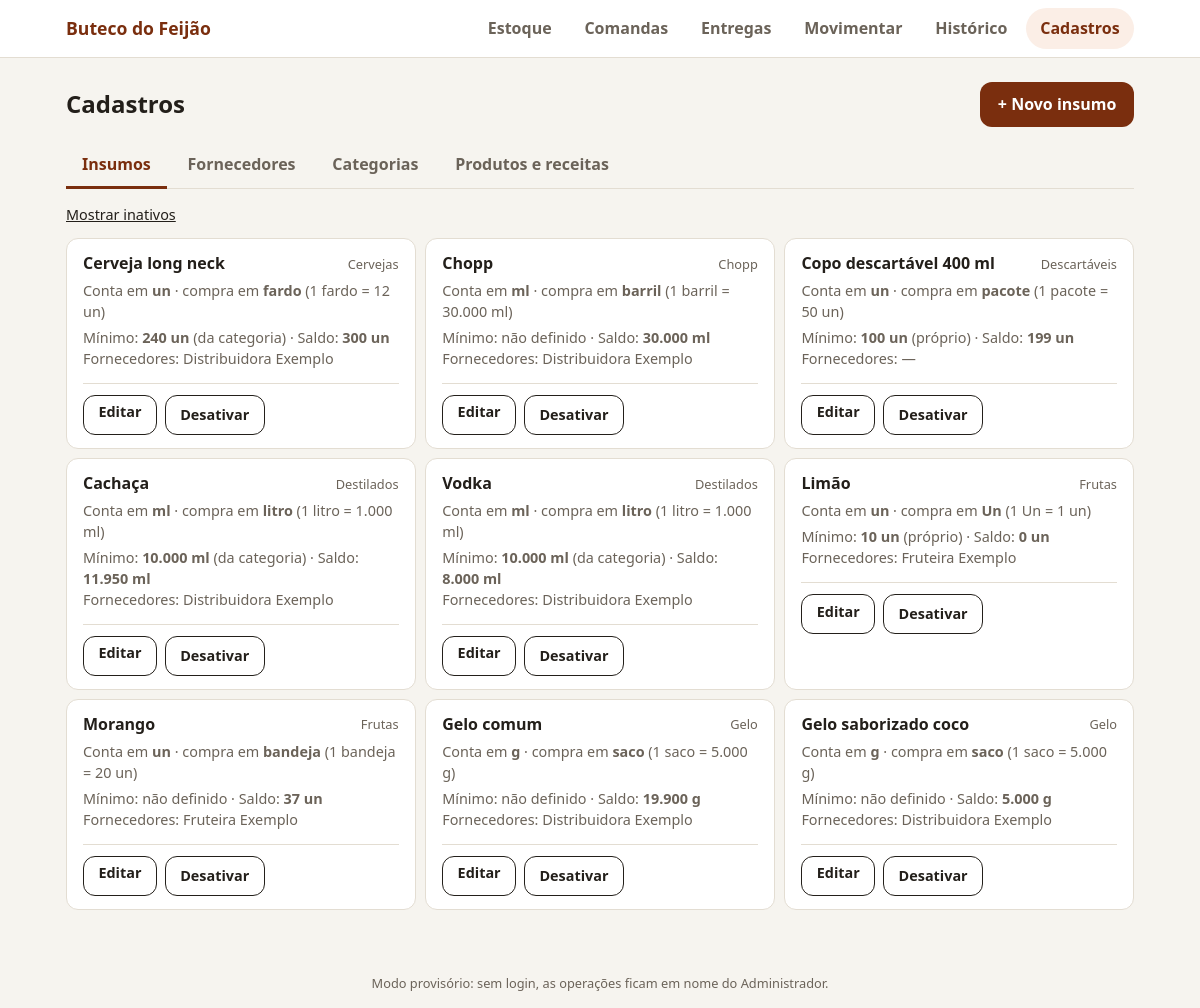
The app's page /cadastros/insumos with its own data.
### tables this page shows
CREATE TABLE insumo (
    id              INTEGER PRIMARY KEY,
    nome            TEXT NOT NULL UNIQUE,
    categoria_id    INTEGER REFERENCES categoria (id),
    unidade_consumo TEXT NOT NULL CHECK (unidade_consumo IN ('ml', 'g', 'un')),
    unidade_compra  TEXT NOT NULL,       -- 'caixa', 'fardo', 'saco', 'litro', 'kg', 'un'...
    -- quantas unidades de consumo cabem em 1 unidade de compra
    -- (ex.: fardo de 12 garrafas -> 12 | saco de gelo de 5 kg -> 5000)
    fator_compra    REAL NOT NULL DEFAULT 1 CHECK (fator_compra > 0),
    -- mínimo individual; se NULL vale o padrão da categoria
    estoque_minimo  REAL CHECK (estoque_minimo IS NULL OR estoque_minimo >= 0),
    ativo           INTEGER NOT NULL DEFAULT 1 CHECK (ativo IN (0, 1))
);

CREATE TABLE categoria (
    id                    INTEGER PRIMARY KEY,
    nome                  TEXT NOT NULL UNIQUE,
    -- mínimo padrão da categoria, na unidade de consumo dos insumos dela
    -- (ex.: destilados 10 L = 10000 ml; cervejas 20 fardos = 240 un se fardo = 12)
    estoque_minimo_padrao REAL CHECK (estoque_minimo_padrao IS NULL OR estoque_minimo_padrao >= 0)
);

### app.py (the view)
@app.route("/cadastros/insumos")
def cadastro_insumos():
    inativos = request.args.get("inativos") == "1"
    return render_template("insumos.html", aba="insumos", inativos=inativos,
                           insumos=cadastros.listar_insumos(con(), inativos))

### app.py (called while the page is built)
def con():
    if "con" not in g:
        g.con = bd.conectar()
    return g.con

@app.teardown_appcontext
def fechar_conexao(_erro):
    c = g.pop("con", None)
    if c is not None:
        c.close()

@app.template_filter("br")
def br(valor, casas=2):
    if valor is None:
        return "–"
    texto = f"{valor:,.{casas}f}".replace(",", "X").replace(".", ",").replace("X", ".")
    if "," in texto:
        texto = texto.rstrip("0").rstrip(",")
    return texto

### bd.py (called while the page is built, shortened)
def aplicar_migracoes(con):
    atual = con.execute("PRAGMA user_version").fetchone()[0]
    for arquivo in sorted(PASTA_MIGRACOES.glob("[0-9][0-9][0-9]_*.sql")):
        numero = int(arquivo.name[:3])
        if numero <= atual:
            continue

def conectar():
    if not ARQUIVO_BANCO.exists():
        criar_banco()
    con = sqlite3.connect(ARQUIVO_BANCO)
    con.row_factory = sqlite3.Row            # permite usar linha["nome"] em vez de linha[0]
    aplicar_migracoes(con)                   # atualiza bancos antigos (não faz nada se já estiver em dia)
    con.execute("PRAGMA foreign_keys = ON")  # tem que ser ligado a cada conexão
    return con

### cadastros.py (called while the page is built)
def listar_insumos(con, incluir_inativos=False):
    return con.execute(
        """SELECT i.*, c.nome AS categoria,
                  COALESCE(i.estoque_minimo, c.estoque_minimo_padrao) AS minimo_efetivo,
                  (SELECT group_concat(f.nome, ', ') FROM insumo_fornecedor x
                   JOIN fornecedor f ON f.id = x.fornecedor_id WHERE x.insumo_id = i.id) AS fornecedores,
                  COALESCE((SELECT SUM(quantidade) FROM saldo_estoque s WHERE s.insumo_id = i.id), 0) AS saldo_total
           FROM insumo i LEFT JOIN categoria c ON c.id = i.categoria_id
           WHERE (? OR i.ativo = 1)
           ORDER BY i.ativo DESC, c.nome, i.nome""", (1 if incluir_inativos else 0,)).fetchall()

### templates/insumos.html (shortened to what this page needs)
{% extends "base.html" %}
{% block conteudo %}
<div class="titulo-linha">
  <h1>Cadastros</h1>
  <a class="botao" href="{{ url_for('cadastro_insumo_novo') }}">+ Novo insumo</a>
</div>
{% include "_abas_cadastros.html" %}
<p class="filtro-linha">
  <a href="{{ url_for('cadastro_insumos', inativos=(0 if inativos else 1)) }}">{{ 'Ocultar inativos' if inativos else 'Mostrar inativos' }}</a>
</p>
<div class="itens">
  {% for i in insumos %}
  <article class="item {{ 'inativo' if not i.ativo }}">
    <div class="item-topo">
      <h3>{{ i.nome }}</h3>
      <span class="item-cat">{{ i.categoria or 'Sem categoria' }}</span>
    </div>
    <p class="detalhe">
      Conta em <strong>{{ i.unidade_consumo }}</strong> · compra em <strong>{{ i.unidade_compra }}</strong>
      (1 {{ i.unidade_compra }} = {{ i.fator_compra|br }} {{ i.unidade_consumo }})
    </p>
    <p class="detalhe">
      Mínimo:
      {% if i.estoque_minimo is not none %}<strong>{{ i.estoque_minimo|br }} {{ i.unidade_consumo }}</strong> (próprio)
      {% elif i.minimo_efetivo is not none %}<strong>{{ i.minimo_efetivo|br }} {{ i.unidade_consumo }}</strong> (da categoria)
      {% else %}não definido{% endif %}
      · Saldo: <strong>{{ i.saldo_total|br }} {{ i.unidade_consumo }}</strong>
      <br>Fornecedores: {{ i.fornecedores or '—' }}
    </p>
    <div class="acoes">
      <a class="botao botao-leve botao-pequeno" href="{{ url_for('cadastro_insumo_editar', insumo_id=i.id) }}">Editar</a>
      <form method="post" action="{{ url_for('cadastro_insumo_ativo', insumo_id=i.id) }}">
        <button type="submit" class="botao botao-leve botao-pequeno">{{ 'Desativar' if i.ativo else 'Reativar' }}</button>
      </form>
    </div>
  </article>
  {% endfor %}
</div>
{% endblock %}

### static/style.css (style rules this page uses)
:root { --bg: #f6f4ef; --surface: #ffffff; --texto: #231f1a; --suave: #6b6359; --borda: #e3ddd2; --marca: #7a2e0e; --marca-fundo: #fbeee6; --ok: #1f6b3a; --ok-fundo: #e5f4ea; --aviso: #8a5a00; --aviso-fundo: #fdf1d6; --erro: #a3261c; --erro-fundo: #fbe5e2; --raio: 12px; }
* { box-sizing: border-box; }
body { margin: 0; background: var(--bg); color: var(--texto); font: 16px/1.45 system-ui, -apple-system, "Segoe UI", Roboto, sans-serif; }
h1 { font-size: 1.5rem; margin: 0; }
h3 { font-size: 1rem; margin: 0; }
a { color: inherit; }
.titulo-linha { display: flex; justify-content: space-between; align-items: center; gap: 1rem; margin: .5rem 0 1rem; flex-wrap: wrap; }
.botao { display: inline-block; background: var(--marca); color: #fff; border: 0; border-radius: var(--raio); padding: .7rem 1.1rem; font: inherit; font-weight: 700; text-decoration: none; cursor: pointer; min-height: 44px; }
.botao-leve { background: transparent; color: inherit; border: 1px solid currentColor; font-weight: 600; }
.detalhe { margin: 0; font-size: .9rem; color: var(--suave); }
.filtro-linha { margin: 0 0 .8rem; font-size: .9rem; }
.itens { display: grid; gap: .6rem; grid-template-columns: repeat(auto-fill, minmax(320px, 1fr)); }
.item { background: var(--surface); border: 1px solid var(--borda); border-radius: var(--raio); padding: .8rem 1rem; display: flex; flex-direction: column; }
.item-topo { display: flex; align-items: center; gap: .5rem; flex-wrap: wrap; }
.item-cat { margin-left: auto; font-size: .8rem; color: var(--suave); }
.item .detalhe { margin: .35rem 0 0; }
.acoes { display: flex; gap: .5rem; margin-top: .8rem; padding-top: .7rem; border-top: 1px solid var(--borda); }
.acoes form { margin: 0; }
.botao-pequeno { padding: .4rem .9rem; min-height: 40px; font-size: .9rem; }
.acoes { flex-wrap: wrap; }

### records on screen
insumo: nome "Cerveja long neck", nome "Cervejas", unidade_consumo "un", unidade_compra "fardo", fator_compra|br "12", minimo_efetivo|br "240", saldo_total|br "300", fornecedores "Distribuidora Exemplo", ativo "Desativar"
insumo: nome "Chopp", unidade_consumo "ml", unidade_compra "barril", fator_compra|br "30.000", shows "não definido", saldo_total|br "30.000", fornecedores "Distribuidora Exemplo", ativo "Desativar"
insumo: nome "Copo descartável 400 ml", nome "Descartáveis", unidade_consumo "un", unidade_compra "pacote", fator_compra|br "50", estoque_minimo|br "100", saldo_total|br "199", fornecedores "—", ativo "Desativar"
insumo: nome "Cachaça", nome "Destilados", unidade_consumo "ml", unidade_compra "litro", fator_compra|br "1.000", minimo_efetivo|br "10.000", saldo_total|br "11.950", fornecedores "Distribuidora Exemplo", ativo "Desativar"
insumo: nome "Vodka", nome "Destilados", unidade_consumo "ml", unidade_compra "litro", fator_compra|br "1.000", minimo_efetivo|br "10.000", saldo_total|br "8.000", fornecedores "Distribuidora Exemplo", ativo "Desativar"
insumo: nome "Limão", nome "Frutas", unidade_consumo "un", unidade_compra "Un", fator_compra|br "1", estoque_minimo|br "10", saldo_total|br "0", fornecedores "Fruteira Exemplo", ativo "Desativar"
insumo: nome "Morango", nome "Frutas", unidade_consumo "un", unidade_compra "bandeja", fator_compra|br "20", shows "não definido", saldo_total|br "37", fornecedores "Fruteira Exemplo", ativo "Desativar"
insumo: nome "Gelo comum", nome "Gelo", unidade_consumo "g", unidade_compra "saco", fator_compra|br "5.000", shows "não definido", saldo_total|br "19.900", fornecedores "Distribuidora Exemplo", ativo "Desativar"
insumo: nome "Gelo saborizado coco", nome "Gelo", unidade_consumo "g", unidade_compra "saco", fator_compra|br "5.000", shows "não definido", saldo_total|br "5.000", fornecedores "Distribuidora Exemplo", ativo "Desativar"

### other values on screen
{{ 'Ocultar inativos' if inativos else 'Mostrar inativos' }} "Mostrar inativos"
